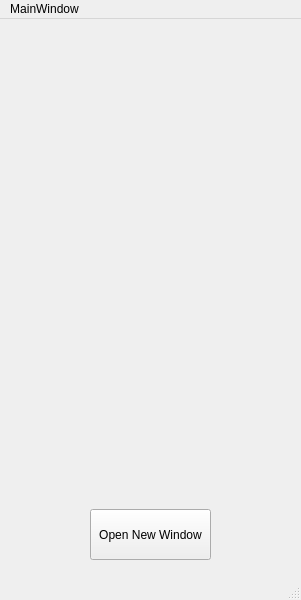
<?xml version="1.0" encoding="UTF-8"?>
<ui version="4.0">
 <class>MainWindow</class>
 <widget class="QMainWindow" name="MainWindow">
  <property name="geometry">
   <rect>
    <x>0</x>
    <y>0</y>
    <width>301</width>
    <height>600</height>
   </rect>
  </property>
  <property name="windowTitle">
   <string>MainWindow</string>
  </property>
  <widget class="QWidget" name="centralwidget">
   <widget class="QPushButton" name="pushButton">
    <property name="geometry">
     <rect>
      <x>90</x>
      <y>490</y>
      <width>121</width>
      <height>51</height>
     </rect>
    </property>
    <property name="text">
     <string>Open New Window</string>
    </property>
   </widget>
  </widget>
  <widget class="QMenuBar" name="menubar">
   <property name="geometry">
    <rect>
     <x>0</x>
     <y>0</y>
     <width>301</width>
     <height>21</height>
    </rect>
   </property>
   <widget class="QMenu" name="menuMainWindow">
    <property name="title">
     <string>MainWindow</string>
    </property>
   </widget>
   <addaction name="menuMainWindow"/>
  </widget>
  <widget class="QStatusBar" name="statusbar"/>
 </widget>
 <resources/>
 <connections/>
</ui>
